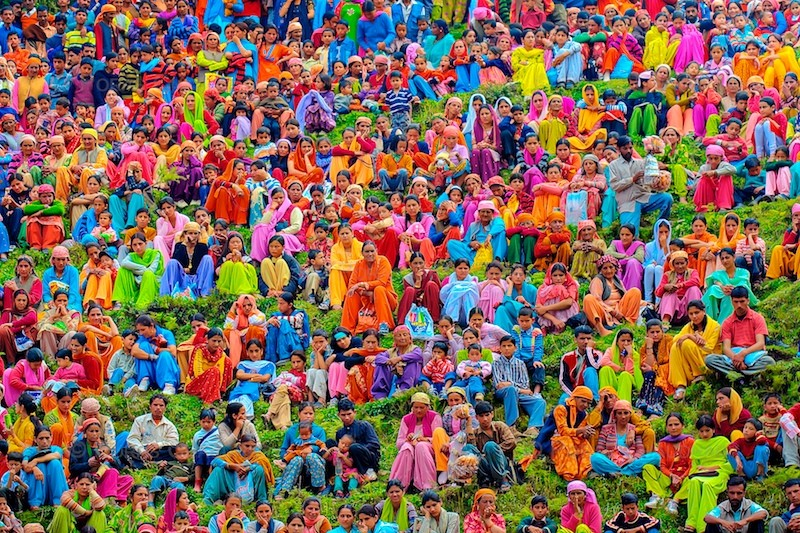
#> input picture colorpic.jpg, 800 x 533 px
$ jupyter execute --allow-errors 'Color Detection.ipynb'
#> lines starting #> are read from the running program, lines starting #| are printed output that depends on the picture; after the words box and inside, x2 and y2 are one past the last pixel; in counts of white or black regions, pixels touching at a corner belong together
### Color Detection

A color detection algorithm identifies pixels in an image that match a specified color or color range. The color of detected pixels can then be changed to distinguish them from the rest of the image.

###### Performed By : Muatif Shaikh

[cell 1]
# Importing the required libraries
import cv2
import pandas as pd
import numpy as np

[cell 2]
# Reading the image
img = cv2.imread('colorpic.jpg')
#> img is the input picture: shape (533, 800, 3); mean B, G, R 90.2, 104.4, 131.6
imgWidth = img.shape[1] - 40
#> imgWidth = 760
#> `cv2.rectangle(img, (20, 20), (imgWidth, 60), (b, g, r), -1)`:
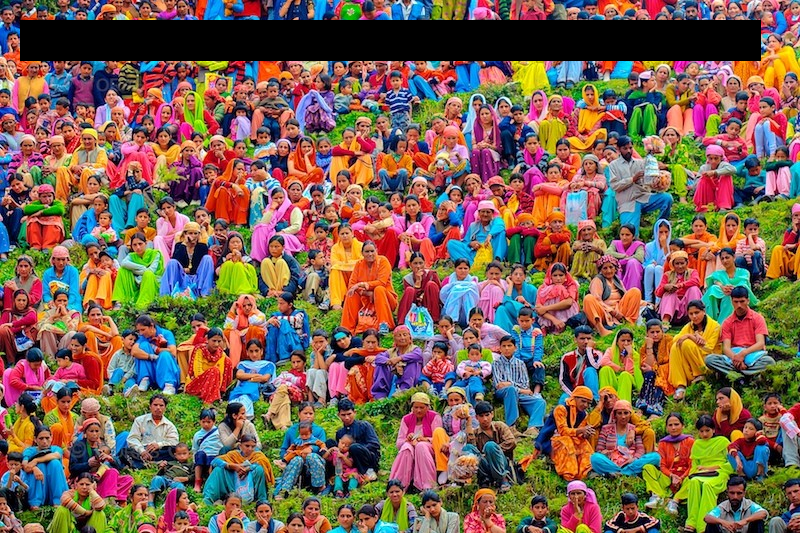
#> img: shape (533, 800, 3); 7.12% of pixels changed, all inside (x1, y1, x2, y2) = (20, 20, 761, 61)

[cell 3]
# Loading the csv data of all the colors to distinguish
index = ['color', 'color_name', 'hex', 'R', 'G', 'B']
#> (the rest of this cell did not finish here and is left out)

#> (a cell that did not finish here is left out)

##### Writing the algorithm to generate color detection

[cell 5]
r = g = b = xpos = ypos = 0
def getRGB(event, x, y, flags, param):
    global b, g, r, xpos, ypos, clicked
    xpos = x
    ypos = y
    b,g,r = img[y,x]
    b = int(b)
    g = int(g)
    r = int(r)


def colorname(B,G,R):
#> called with B = 0, G = 0, R = 0
    minimum = 10000
    for i in range(len(df)):
        d = abs(B-int(df.loc[i,"B"])) + abs(G-int(df.loc[i,"G"])) + abs(R-int(df.loc[i,"R"]))
        if (d <= minimum):
            minimum = d
            cname = df.loc[i, "color_name"] +  "Hex" + df.loc[i, "hex"]
    return cname

cv2.namedWindow("Image")
cv2.setMouseCallback("Image", getRGB)

#> (the rest of this cell did not finish here and is left out)
